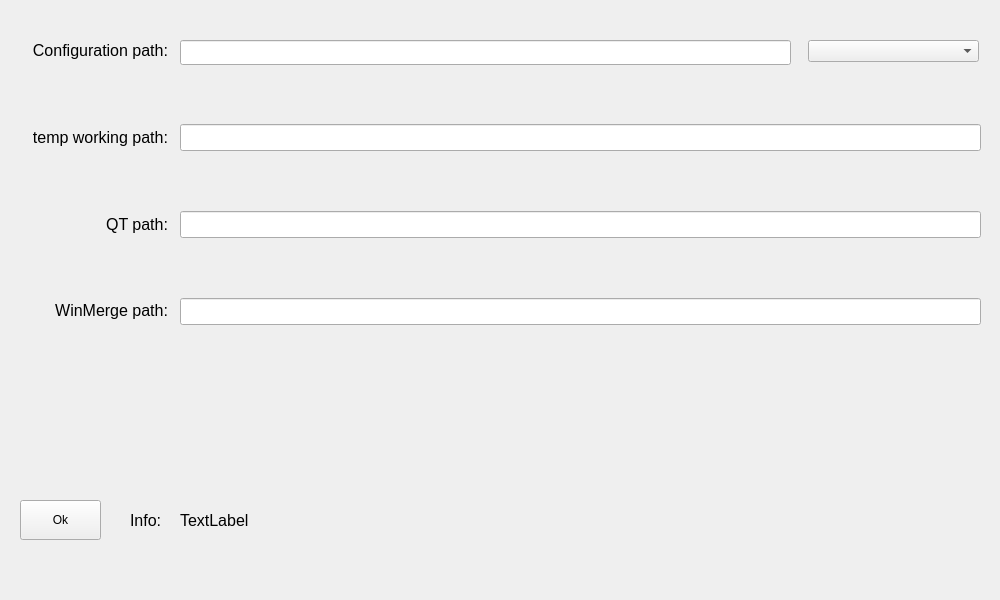
<?xml version="1.0" encoding="UTF-8"?>
<ui version="4.0">
 <class>SettingsWindow</class>
 <widget class="QWidget" name="SettingsWindow">
  <property name="geometry">
   <rect>
    <x>0</x>
    <y>0</y>
    <width>1000</width>
    <height>600</height>
   </rect>
  </property>
  <property name="windowTitle">
   <string>Form</string>
  </property>
  <widget class="QPushButton" name="okBtn">
   <property name="geometry">
    <rect>
     <x>20</x>
     <y>500</y>
     <width>81</width>
     <height>40</height>
    </rect>
   </property>
   <property name="text">
    <string>Ok</string>
   </property>
  </widget>
  <widget class="QLabel" name="txtInfo">
   <property name="geometry">
    <rect>
     <x>180</x>
     <y>500</y>
     <width>640</width>
     <height>41</height>
    </rect>
   </property>
   <property name="font">
    <font>
     <pointsize>12</pointsize>
    </font>
   </property>
   <property name="locale">
    <locale language="Russian" country="Ukraine"/>
   </property>
   <property name="text">
    <string>TextLabel</string>
   </property>
  </widget>
  <widget class="QLabel" name="txtInfo_2">
   <property name="geometry">
    <rect>
     <x>130</x>
     <y>500</y>
     <width>71</width>
     <height>41</height>
    </rect>
   </property>
   <property name="font">
    <font>
     <pointsize>12</pointsize>
    </font>
   </property>
   <property name="locale">
    <locale language="Russian" country="Ukraine"/>
   </property>
   <property name="text">
    <string>Info:</string>
   </property>
  </widget>
  <widget class="QWidget" name="layoutWidget">
   <property name="geometry">
    <rect>
     <x>20</x>
     <y>10</y>
     <width>148</width>
     <height>341</height>
    </rect>
   </property>
   <layout class="QVBoxLayout" name="verticalLayout">
    <item>
     <widget class="QLabel" name="label">
      <property name="font">
       <font>
        <pointsize>12</pointsize>
       </font>
      </property>
      <property name="layoutDirection">
       <enum>Qt::LeftToRight</enum>
      </property>
      <property name="text">
       <string>Configuration path:</string>
      </property>
      <property name="alignment">
       <set>Qt::AlignRight|Qt::AlignTrailing|Qt::AlignVCenter</set>
      </property>
     </widget>
    </item>
    <item>
     <widget class="QLabel" name="label_2">
      <property name="font">
       <font>
        <pointsize>12</pointsize>
       </font>
      </property>
      <property name="layoutDirection">
       <enum>Qt::LeftToRight</enum>
      </property>
      <property name="text">
       <string>temp working path:</string>
      </property>
      <property name="alignment">
       <set>Qt::AlignRight|Qt::AlignTrailing|Qt::AlignVCenter</set>
      </property>
     </widget>
    </item>
    <item>
     <widget class="QLabel" name="label_4">
      <property name="font">
       <font>
        <pointsize>12</pointsize>
       </font>
      </property>
      <property name="layoutDirection">
       <enum>Qt::LeftToRight</enum>
      </property>
      <property name="text">
       <string>QT path:</string>
      </property>
      <property name="alignment">
       <set>Qt::AlignRight|Qt::AlignTrailing|Qt::AlignVCenter</set>
      </property>
     </widget>
    </item>
    <item>
     <widget class="QLabel" name="label_5">
      <property name="font">
       <font>
        <pointsize>12</pointsize>
       </font>
      </property>
      <property name="layoutDirection">
       <enum>Qt::LeftToRight</enum>
      </property>
      <property name="text">
       <string>WinMerge path:</string>
      </property>
      <property name="alignment">
       <set>Qt::AlignRight|Qt::AlignTrailing|Qt::AlignVCenter</set>
      </property>
     </widget>
    </item>
   </layout>
  </widget>
  <widget class="QWidget" name="layoutWidget">
   <property name="geometry">
    <rect>
     <x>180</x>
     <y>70</y>
     <width>801</width>
     <height>311</height>
    </rect>
   </property>
   <layout class="QVBoxLayout" name="verticalLayout_2">
    <item>
     <widget class="QLineEdit" name="buildPath">
      <property name="font">
       <font>
        <pointsize>12</pointsize>
       </font>
      </property>
     </widget>
    </item>
    <item>
     <widget class="QLineEdit" name="qtPath">
      <property name="font">
       <font>
        <pointsize>12</pointsize>
       </font>
      </property>
     </widget>
    </item>
    <item>
     <widget class="QLineEdit" name="mergePath">
      <property name="font">
       <font>
        <pointsize>12</pointsize>
       </font>
      </property>
     </widget>
    </item>
   </layout>
  </widget>
  <widget class="QComboBox" name="cbStrems">
   <property name="geometry">
    <rect>
     <x>808</x>
     <y>40</y>
     <width>171</width>
     <height>22</height>
    </rect>
   </property>
   <property name="font">
    <font>
     <pointsize>10</pointsize>
    </font>
   </property>
  </widget>
  <widget class="QLineEdit" name="sourcePath">
   <property name="geometry">
    <rect>
     <x>180</x>
     <y>40</y>
     <width>611</width>
     <height>25</height>
    </rect>
   </property>
   <property name="font">
    <font>
     <pointsize>12</pointsize>
    </font>
   </property>
  </widget>
 </widget>
 <resources/>
 <connections/>
</ui>
